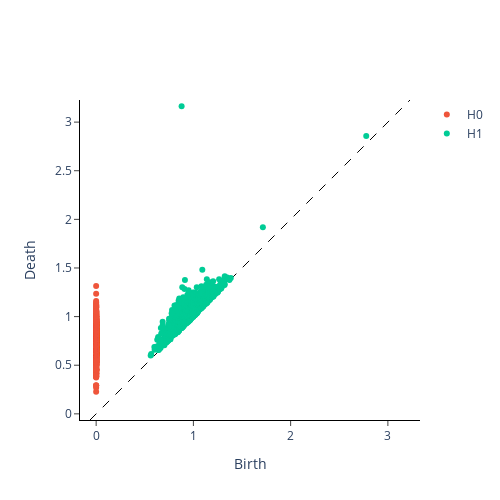

The notebook cell saved with this chart:
### Code cell
max_edge_length = 5

VietorisRipsPersistence(homology_dimensions=(0, 1),
#                         collapse_edges=True,
                        max_edge_length=max_edge_length,
                        infinity_values=np.inf).fit_transform_plot([X]);

### Figure 1 — Plotly figure (JSON) as saved in the notebook; plotly's stock layout.template omitted (floating-point values rounded to 4 significant figures; data arrays with more than 128 entries replaced by an {"elided": "..."} marker saying what was removed)
{"data": [{"hoverinfo": "none", "line": {"color": "black", "dash": "dash", "width": 1}, "mode": "lines", "showlegend": false, "type": "scatter", "x": [-0.06328, 3.227], "y": [-0.06328, 3.227]}, {"hoverinfo": "text", "hovertext": {"elided": "1227 str values"}, "mode": "markers", "name": "H0", "type": "scatter", "x": {"elided": "1227 int values"}, "y": {"elided": "1227 float values"}}, {"hoverinfo": "text", "hovertext": {"elided": "1034 str values"}, "mode": "markers", "name": "H1", "type": "scatter", "x": {"elided": "1034 float values"}, "y": {"elided": "1034 float values"}}], "layout": {"height": 500, "plot_bgcolor": "white", "width": 500, "xaxis": {"autorange": false, "domain": [0, 1], "exponentformat": "e", "linecolor": "black", "linewidth": 1, "mirror": false, "range": [-0.1507, 3.315], "showexponent": "all", "showline": true, "side": "bottom", "ticks": "outside", "title": {"text": "Birth"}, "type": "linear", "zeroline": true}, "yaxis": {"autorange": false, "domain": [0, 1], "exponentformat": "e", "linecolor": "black", "linewidth": 1, "mirror": false, "range": [-0.06328, 3.227], "scaleanchor": "x", "scaleratio": 1, "showexponent": "all", "showline": true, "side": "left", "ticks": "outside", "title": {"text": "Death"}, "type": "linear", "zeroline": true}}}
